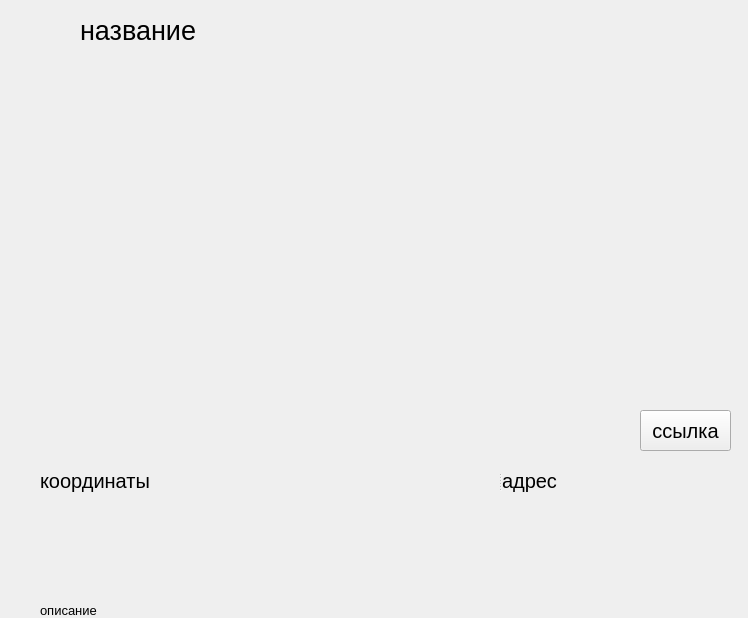
<?xml version="1.0" encoding="UTF-8"?>
<ui version="4.0">
 <class>Form</class>
 <widget class="QWidget" name="Form">
  <property name="geometry">
   <rect>
    <x>0</x>
    <y>0</y>
    <width>748</width>
    <height>618</height>
   </rect>
  </property>
  <property name="font">
   <font>
    <pointsize>20</pointsize>
   </font>
  </property>
  <property name="windowTitle">
   <string>Form</string>
  </property>
  <widget class="QLabel" name="photo">
   <property name="enabled">
    <bool>false</bool>
   </property>
   <property name="geometry">
    <rect>
     <x>30</x>
     <y>60</y>
     <width>641</width>
     <height>400</height>
    </rect>
   </property>
   <property name="minimumSize">
    <size>
     <width>400</width>
     <height>400</height>
    </size>
   </property>
   <property name="text">
    <string/>
   </property>
  </widget>
  <widget class="QLabel" name="name">
   <property name="geometry">
    <rect>
     <x>80</x>
     <y>10</y>
     <width>611</width>
     <height>41</height>
    </rect>
   </property>
   <property name="font">
    <font>
     <pointsize>20</pointsize>
    </font>
   </property>
   <property name="text">
    <string>название</string>
   </property>
  </widget>
  <widget class="QLabel" name="description">
   <property name="geometry">
    <rect>
     <x>40</x>
     <y>510</y>
     <width>651</width>
     <height>200</height>
    </rect>
   </property>
   <property name="minimumSize">
    <size>
     <width>200</width>
     <height>200</height>
    </size>
   </property>
   <property name="font">
    <font>
     <pointsize>10</pointsize>
    </font>
   </property>
   <property name="text">
    <string>описание</string>
   </property>
  </widget>
  <widget class="QPushButton" name="link_button">
   <property name="geometry">
    <rect>
     <x>640</x>
     <y>410</y>
     <width>91</width>
     <height>41</height>
    </rect>
   </property>
   <property name="font">
    <font>
     <pointsize>15</pointsize>
    </font>
   </property>
   <property name="text">
    <string>ссылка</string>
   </property>
  </widget>
  <widget class="QSplitter" name="splitter">
   <property name="geometry">
    <rect>
     <x>40</x>
     <y>460</y>
     <width>691</width>
     <height>41</height>
    </rect>
   </property>
   <property name="orientation">
    <enum>Qt::Horizontal</enum>
   </property>
   <widget class="QLabel" name="coordinates">
    <property name="font">
     <font>
      <pointsize>15</pointsize>
     </font>
    </property>
    <property name="text">
     <string>координаты</string>
    </property>
   </widget>
   <widget class="QLabel" name="adress">
    <property name="font">
     <font>
      <pointsize>15</pointsize>
     </font>
    </property>
    <property name="text">
     <string>адрес</string>
    </property>
   </widget>
  </widget>
 </widget>
 <resources/>
 <connections/>
</ui>
